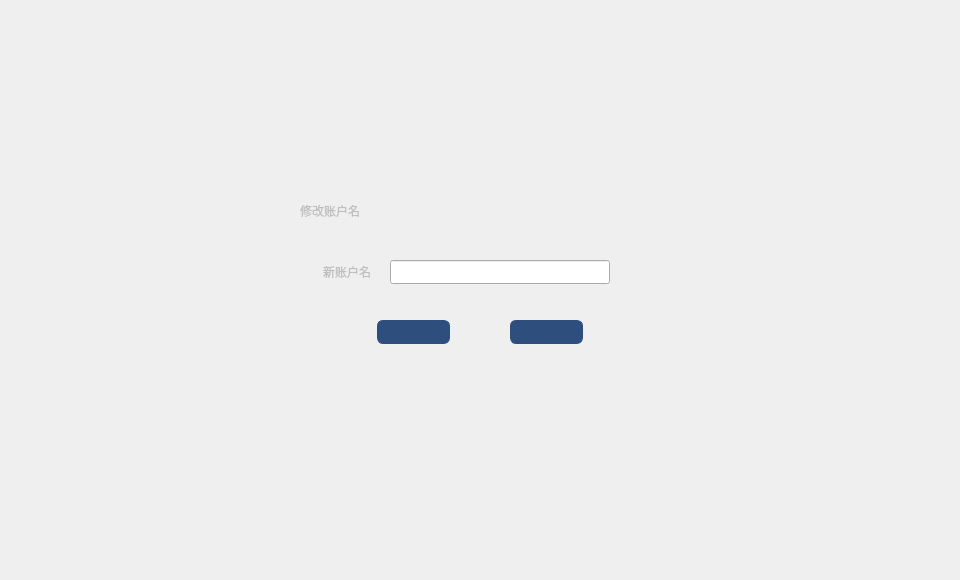
<?xml version="1.0" encoding="UTF-8"?>
<ui version="4.0">
 <class>RenameDialog</class>
 <widget class="QDialog" name="RenameDialog">
  <property name="geometry">
   <rect>
    <x>0</x>
    <y>0</y>
    <width>960</width>
    <height>580</height>
   </rect>
  </property>
  <property name="windowTitle">
   <string>Dialog</string>
  </property>
  <widget class="QWidget" name="widget" native="true">
   <property name="geometry">
    <rect>
     <x>0</x>
     <y>0</y>
     <width>960</width>
     <height>580</height>
    </rect>
   </property>
   <widget class="QWidget" name="containerWidget" native="true">
    <property name="geometry">
     <rect>
      <x>280</x>
      <y>190</y>
      <width>400</width>
      <height>200</height>
     </rect>
    </property>
    <property name="font">
     <font>
      <family>微软雅黑</family>
     </font>
    </property>
    <widget class="QToolButton" name="cancelBtn">
     <property name="geometry">
      <rect>
       <x>230</x>
       <y>130</y>
       <width>73</width>
       <height>24</height>
      </rect>
     </property>
     <property name="cursor">
      <cursorShape>PointingHandCursor</cursorShape>
     </property>
     <property name="styleSheet">
      <string notr="true">QToolButton{color:white;border:1px solid  rgb(46,78,126);border-radius:6px;
background-color: rgb(46,78,126);}
QToolButton:hover{background-color:rgb(66,98,146);}
QToolButton:disabled{background-color:#cecece;}</string>
     </property>
     <property name="text">
      <string/>
     </property>
    </widget>
    <widget class="QLabel" name="label">
     <property name="geometry">
      <rect>
       <x>20</x>
       <y>10</y>
       <width>91</width>
       <height>21</height>
      </rect>
     </property>
     <property name="font">
      <font>
       <family>微软雅黑</family>
       <pointsize>9</pointsize>
      </font>
     </property>
     <property name="styleSheet">
      <string notr="true">color: rgb(190, 190, 190);</string>
     </property>
     <property name="text">
      <string>修改账户名</string>
     </property>
    </widget>
    <widget class="QToolButton" name="okBtn">
     <property name="geometry">
      <rect>
       <x>97</x>
       <y>130</y>
       <width>73</width>
       <height>24</height>
      </rect>
     </property>
     <property name="cursor">
      <cursorShape>PointingHandCursor</cursorShape>
     </property>
     <property name="styleSheet">
      <string notr="true">QToolButton{color:white;border:1px solid  rgb(46,78,126);border-radius:6px;
background-color: rgb(46,78,126);}
QToolButton:hover{background-color:rgb(66,98,146);}
QToolButton:disabled{background-color:#cecece;}</string>
     </property>
     <property name="text">
      <string/>
     </property>
    </widget>
    <widget class="QLabel" name="addressNameTipLabel2">
     <property name="geometry">
      <rect>
       <x>130</x>
       <y>103</y>
       <width>200</width>
       <height>16</height>
      </rect>
     </property>
     <property name="text">
      <string/>
     </property>
    </widget>
    <widget class="QLineEdit" name="nameLineEdit">
     <property name="geometry">
      <rect>
       <x>110</x>
       <y>70</y>
       <width>220</width>
       <height>24</height>
      </rect>
     </property>
     <property name="font">
      <font>
       <family>微软雅黑</family>
      </font>
     </property>
     <property name="styleSheet">
      <string notr="true"/>
     </property>
     <property name="cursorPosition">
      <number>0</number>
     </property>
    </widget>
    <widget class="QLabel" name="label_3">
     <property name="geometry">
      <rect>
       <x>20</x>
       <y>70</y>
       <width>71</width>
       <height>24</height>
      </rect>
     </property>
     <property name="font">
      <font>
       <family>微软雅黑</family>
      </font>
     </property>
     <property name="styleSheet">
      <string notr="true">color: rgb(190, 190, 190);</string>
     </property>
     <property name="text">
      <string>新账户名</string>
     </property>
     <property name="alignment">
      <set>Qt::AlignRight|Qt::AlignTrailing|Qt::AlignVCenter</set>
     </property>
    </widget>
    <widget class="QLabel" name="gifLabel">
     <property name="geometry">
      <rect>
       <x>340</x>
       <y>73</y>
       <width>18</width>
       <height>18</height>
      </rect>
     </property>
     <property name="text">
      <string/>
     </property>
    </widget>
   </widget>
  </widget>
 </widget>
 <resources/>
 <connections/>
</ui>
